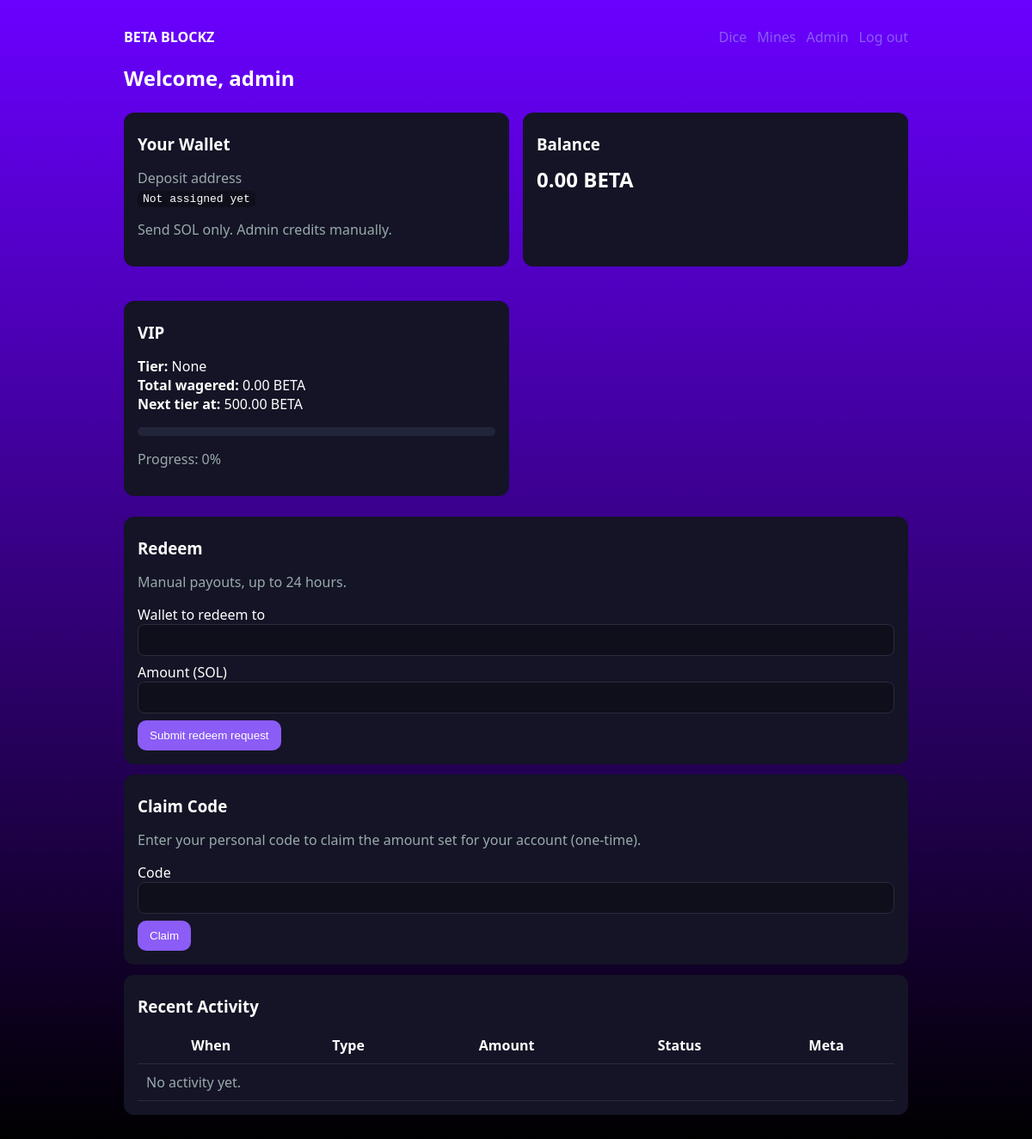
The app's page /dashboard (signed in) with its own data.
### app.py (models this page shows)
class User(Base):
    __tablename__ = "users"
    id = Column(Integer, primary_key=True)
    email = Column(String, unique=True, nullable=False)
    username = Column(String, unique=True, nullable=False)
    password_hash = Column(String, nullable=False)
    wallet_address = Column(String, unique=True, nullable=True)
    balance_sol = Column(Float, default=0.0)
    total_wagered = Column(Float, default=0.0)
    vip_tier = Column(String, default="None")
    bonus_due = Column(Float, default=0.0)
    claim_code = Column(String, nullable=True)
    claim_amount = Column(Float, default=0.0)
    claim_claimed_at = Column(DateTime, nullable=True)
    role = Column(String, default="user")
    created_at = Column(DateTime, default=datetime.utcnow)
    txns = relationship("Transaction", back_populates="user")

### app.py (the view)
    def w(*a, **k):
        if not current_user(): return redirect(url_for("login"))
        return view(*a, **k)

### app.py (called while the page is built)
def sol_to_beta(sol: float) -> float: return float(sol or 0.0) * BETA_PER_SOL

def fmt_beta(v: float) -> str: return f"{v:,.2f} BETA"

def vip_progress(total_wagered_sol: float):
    total_beta = sol_to_beta(total_wagered_sol or 0.0)
    tiers = sorted(VIP_THRESHOLDS_BETA, key=lambda x: x[0])
    current = "None"; cur_thr = 0; nxt_thr = None
    for thr, name in tiers:
        if total_beta >= thr:
            current = name; cur_thr = thr
        else:
            nxt_thr = thr; break
    if nxt_thr is None: return current, 100.0, cur_thr, cur_thr
    span = max(1.0, nxt_thr - cur_thr)
    pct = 100.0 * max(0.0, min(1.0, (total_beta - cur_thr) / span))
    return current, pct, cur_thr, nxt_thr

def current_user():
    uid = session.get("uid")
    if not uid: return None
    s = SessionLocal(); u = s.query(User).get(uid); s.close(); return u

def login_required(view):
    def w(*a, **k):
        if not current_user(): return redirect(url_for("login"))
        return view(*a, **k)
    w.__name__ = view.__name__
    return w

@app.route("/dashboard")
@login_required
def dashboard():
    u = current_user()
    s = SessionLocal(); tx = s.query(Transaction).filter_by(user_id=u.id).order_by(Transaction.created_at.desc()).limit(30).all(); s.close()
    return render_template("dashboard.html", user=u, txns=tx, site_name=SITE_NAME)

### templates/dashboard.html (shortened to what this page needs)
<!doctype html><title>Dashboard · {{ site_name }}</title>
<link rel="stylesheet" href="/static/style.css">
<div class="wrap">
  <div class="nav"><div><strong>{{ site_name }}</strong></div>
    <div class="row"><a href="/game/dice">Dice</a><a href="/game/mines">Mines</a><a href="/admin">Admin</a><a href="/logout">Log out</a></div>
  </div>
  <h2>Welcome, {{ user.username }}</h2>
  <div class="cards">
    <div class="card"><h3>Your Wallet</h3><p><span class="muted">Deposit address</span><br><code>{{ user.wallet_address or 'Not assigned yet' }}</code></p><p class="muted">Send SOL only. Admin credits manually.</p></div>
    <div class="card"><h3>Balance</h3><div class="balance">{{ fmt_beta((user.balance_sol or 0.0) * 100) }}</div></div>
    <div class="card">
      <h3>VIP</h3>
      {% set _tier, _pct, _cur, _next = vip_progress(user.total_wagered or 0.0) %}
      <p><b>Tier:</b> {{ _tier }}<br><b>Total wagered:</b> {{ fmt_beta((user.total_wagered or 0.0) * 100) }}<br><b>Next tier at:</b> {{ fmt_beta(_next) }}</p>
      <div class="bar"><div class="fill" style="width: {{ '%.0f'|format(_pct) }}%"></div></div>
      <p class="muted">Progress: {{ '%.0f'|format(_pct) }}%</p>
    </div>
  </div>
  <div class="card">
    <h3>Redeem</h3>
    <p class="muted">Manual payouts, up to 24 hours.</p>
    <form method="post" action="/redeem">
      <label>Wallet to redeem to <input name="wallet_to" required minlength="20" maxlength="80"></label>
      <label>Amount (SOL) <input type="number" name="amount" step="0.0001" required></label>
      <button class="btn">Submit redeem request</button>
    </form>
  </div>
  <div class="card">
    <h3>Claim Code</h3>
    <p class="muted">Enter your personal code to claim the amount set for your account (one-time).</p>
    <form method="post" action="/claim">
      <label>Code <input name="claim_code" required></label>
      <button class="btn" type="submit">Claim</button>
    </form>
  </div>
  <div class="card">
    <h3>Recent Activity</h3>
    <table><thead><tr><th>When</th><th>Type</th><th>Amount</th><th>Status</th><th>Meta</th></tr></thead>
      <tbody>{% for t in txns %}<tr><td>{{ t.created_at|dt }}</td><td>{{ t.type }}</td><td>{{ '%.4f'|format(t.amount) }}</td><td>{{ t.status }}</td><td><small>{{ t.meta }}</small></td></tr>{% else %}<tr><td colspan="5" class="muted">No activity yet.</td></tr>{% endfor %}</tbody>
    </table>
  </div>
</div>

### static/style.css (style rules this page uses)
* { box-sizing:border-box }
a { color:var(--brand);text-decoration:none }
.wrap { max-width:960px;margin:0 auto;padding:24px }
.row { display:flex;gap:12px;align-items:center;flex-wrap:wrap }
.btn { display:inline-block;background:var(--brand);color:#fff;border:none;border-radius:10px;padding:10px 14px;cursor:pointer }
h1,h2,h3 { margin:8px 0 12px }
.muted { color:var(--muted) }
label { display:block;margin:8px 0 }
input,select { width:100%;padding:10px;border-radius:8px;background:#0f0f1b;border:1px solid #2b2b3f;color:#fff }
table { width:100%;border-collapse:collapse }
th,td { padding:10px;border-bottom:1px solid #2b2b3f }
.card { background:var(--card);padding:16px;border-radius:12px;margin:12px 0 }
.cards { display:grid;grid-template-columns:1fr 1fr;gap:16px }
.nav { display:flex;justify-content:space-between;align-items:center;padding:8px 0;margin-bottom:12px }
.balance { font-size:24px;font-weight:700 }
.bar { width:100%;height:10px;background:#22243b;border-radius:8px;overflow:hidden;margin-top:6px }
code { background:#0f0f1b;padding:2px 6px;border-radius:6px }

### records on screen
User: username "admin", wallet_address "Not assigned yet", fmt_beta((user.balance_solor0.0)*100) "0.00 BETA", vip_tier "None", fmt_beta((user.total_wageredor0.0)*100) "0.00 BETA"

### other values on screen
{{ site_name }} "BETA BLOCKZ"
{{ fmt_beta(_next) }} "500.00 BETA"
{{ '%.0f'|format(_pct) }} "0"
